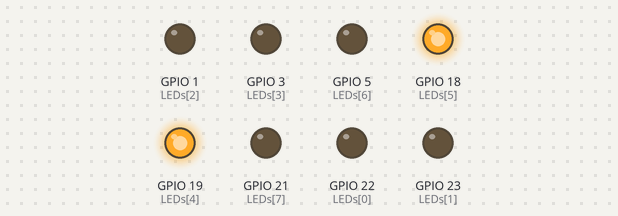
Recording of a sketch running on a simulated ESP32. Parts: output pins drawn as LEDs (lit = HIGH).

Above: at 0.1 s.
At 4.1 s:
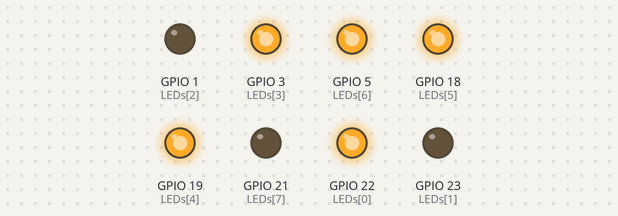
At 8.1 s:
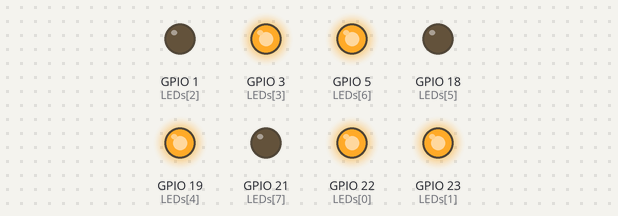
At 18.1 s:
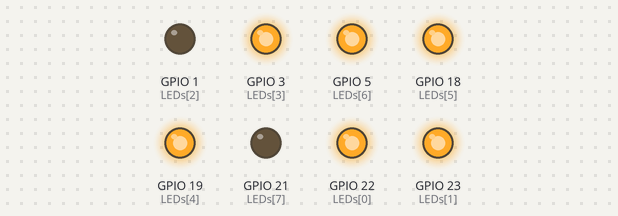
At 28.1 s:
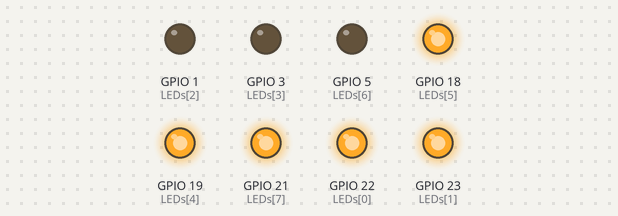
At 38.1 s:
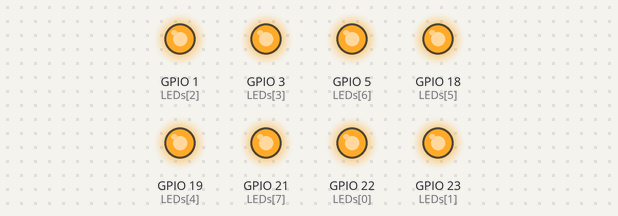
Timing chart, 0 to 39.6 s (numbered marks = the images above):
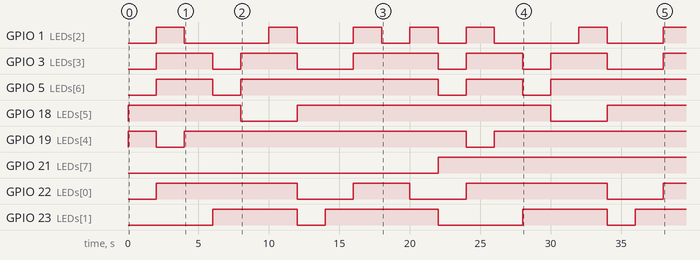

The sketch:

7_Segment_Display.ino
```cpp
//int LEDs[] = {8,9,7,6,4,3,2};        // for Arduino microcontroller
//int LEDs[] = {D2,D1,D3,D4,D6,D7,D8}; // for ESP8266 microcontroller
int LEDs[] = {22, 23, 1, 3, 19, 18, 5, 21};    // for ESP32 microcontroller

//num = {g, f, e, d, c, b, a, DP}
int one[] = {0, 0, 0, 0, 1, 1, 0, 0};
int two[] = {1, 0, 1, 1, 0, 1, 1, 0};
int three[] = {1, 0, 0, 1, 1, 1, 1, 0};
int four[] = {1, 1, 0, 0, 1, 1, 0, 0};
int five[] = {1, 1, 0, 1, 1, 0, 1, 0};
int six[] = {1, 1, 1, 1, 1, 0, 1, 0};
int seven[] = {0, 0, 0, 0, 1, 1, 1, 0};
int seven_sp[] = {0, 1, 0, 0, 1, 1, 1, 0};
int eight[] = {1, 1, 1, 1, 1, 1, 1, 0};
int nine[] = {1, 1, 0, 1, 1, 1, 1, 0};
int zero[] = {0, 1, 1, 1, 1, 1, 1, 0};

int one_d[] = {0, 0, 0, 0, 1, 1, 0, 1};
int two_d[] = {1, 0, 1, 1, 0, 1, 1, 1};
int three_d[] = {1, 0, 0, 1, 1, 1, 1, 1};
int four_d[] = {1, 1, 0, 0, 1, 1, 0, 1};
int five_d[] = {1, 1, 0, 1, 1, 0, 1, 1};
int six_d[] = {1, 1, 1, 1, 1, 0, 1, 1};
int seven_d[] = {0, 0, 0, 0, 1, 1, 1, 1};
int seven_sp_d[] = {0, 1, 0, 0, 1, 1, 1, 1};
int eight_d[] = {1, 1, 1, 1, 1, 1, 1, 1};
int nine_d[] = {1, 1, 0, 1, 1, 1, 1, 1};
int zero_d[] = {0, 1, 1, 1, 1, 1, 1, 1};

void setup() {
  for (int i = 0; i<=7; i++) pinMode(LEDs[i], OUTPUT);
}

void loop() {
 for (int i = 0; i<=7; i++) digitalWrite(LEDs[i], one[i]);
 delay(2000);
 for (int i = 0; i<=7; i++) digitalWrite(LEDs[i], two[i]);
 delay(2000);
 for (int i = 0; i<=7; i++) digitalWrite(LEDs[i], three[i]);
 delay(2000);
 for (int i = 0; i<=7; i++) digitalWrite(LEDs[i], four[i]);
 delay(2000);
 for (int i = 0; i<=7; i++) digitalWrite(LEDs[i], five[i]);
 delay(2000);
 for (int i = 0; i<=7; i++) digitalWrite(LEDs[i], six[i]);
 delay(2000);
 for (int i = 0; i<=7; i++) digitalWrite(LEDs[i], seven[i]);
 delay(2000);
 for (int i = 0; i<=7; i++) digitalWrite(LEDs[i], seven_sp[i]);
 delay(2000);
 for (int i = 0; i<=7; i++) digitalWrite(LEDs[i], eight[i]);
 delay(2000);
 for (int i = 0; i<=7; i++) digitalWrite(LEDs[i], nine[i]);
 delay(2000);
 for (int i = 0; i<=7; i++) digitalWrite(LEDs[i], zero[i]);
 delay(2000);

 for (int i = 0; i<=7; i++) digitalWrite(LEDs[i], one_d[i]);
 delay(2000);
 for (int i = 0; i<=7; i++) digitalWrite(LEDs[i], two_d[i]);
 delay(2000);
 for (int i = 0; i<=7; i++) digitalWrite(LEDs[i], three_d[i]);
 delay(2000);
 for (int i = 0; i<=7; i++) digitalWrite(LEDs[i], four_d[i]);
 delay(2000);
 for (int i = 0; i<=7; i++) digitalWrite(LEDs[i], five_d[i]);
 delay(2000);
 for (int i = 0; i<=7; i++) digitalWrite(LEDs[i], six_d[i]);
 delay(2000);
 for (int i = 0; i<=7; i++) digitalWrite(LEDs[i], seven_d[i]);
 delay(2000);
 for (int i = 0; i<=7; i++) digitalWrite(LEDs[i], seven_sp_d[i]);
 delay(2000);
 for (int i = 0; i<=7; i++) digitalWrite(LEDs[i], eight_d[i]);
 delay(2000);
 for (int i = 0; i<=7; i++) digitalWrite(LEDs[i], nine_d[i]);
 delay(2000);
 for (int i = 0; i<=7; i++) digitalWrite(LEDs[i], zero_d[i]);
 delay(2000);
}
```

Measured:
- by itself, GPIO 1 (LEDs[2]): LOW → HIGH at 2.0 s, → LOW 2.0 s later, → HIGH 6.0 s later, → LOW 2.0 s later, … (13 changes in this stretch)
- by itself, GPIO 3 (LEDs[3]): LOW → HIGH at 2.0 s, → LOW 4.0 s later, → HIGH 2.0 s later, → LOW 4.0 s later, … (11 changes in this stretch)
- by itself, GPIO 5 (LEDs[6]): goes HIGH 4.0 s, LOW 2.0 s, HIGH 14.0 s, LOW 2.0 s, HIGH 4.0 s, LOW 2.0 s, then HIGH
- by itself, GPIO 18 (LEDs[5]): goes HIGH 8.0 s, LOW 4.0 s, HIGH 18.0 s, LOW 4.0 s, then HIGH
- by itself, GPIO 19 (LEDs[4]): goes HIGH 2.0 s, LOW 2.0 s, HIGH 20.0 s, LOW 2.0 s, then HIGH
- by itself, GPIO 21 (LEDs[7]): LOW → HIGH at 22.0 s
- by itself, GPIO 22 (LEDs[0]): goes HIGH 10.0 s, LOW 4.0 s, HIGH 4.0 s, LOW 4.0 s, HIGH 10.0 s, LOW 4.0 s, then HIGH
- by itself, GPIO 23 (LEDs[1]): goes HIGH 6.0 s, LOW 2.0 s, HIGH 8.0 s, LOW 6.0 s, HIGH 6.0 s, LOW 2.0 s, then HIGH
